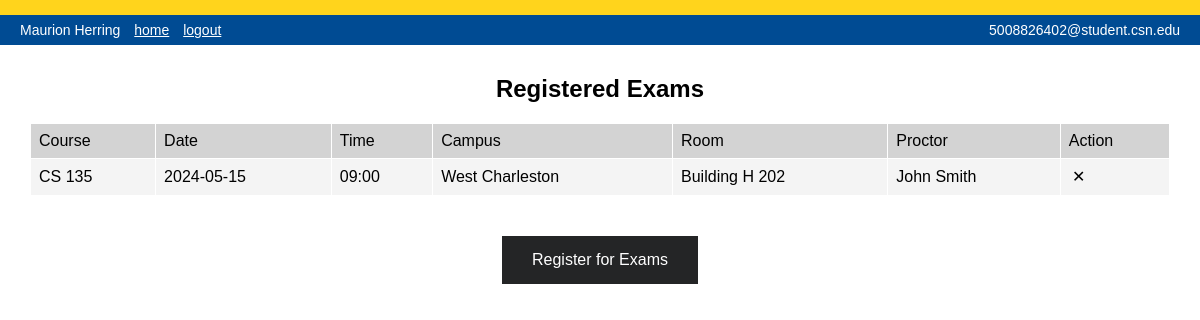
The app's page /registered_exams (signed in) with its own data.
### tables this page shows
CREATE TABLE EXAM_REGISTRATIONS (
    RegistrationID INTEGER PRIMARY KEY AUTOINCREMENT,
    StudentID INTEGER NOT NULL,
    Exam_ID INTEGER NOT NULL,
    RegistrationDate DATETIME DEFAULT CURRENT_TIMESTAMP,
    FOREIGN KEY (StudentID) REFERENCES STUDENTS(StudentID),
    FOREIGN KEY (Exam_ID) REFERENCES EXAMS(Exam_ID),
    UNIQUE(StudentID, Exam_ID)
);

CREATE TABLE EXAMS (
    Exam_ID INTEGER PRIMARY KEY AUTOINCREMENT,
    LocationID INTEGER NOT NULL,
    Exam_Name TEXT NOT NULL,
    ExamDate DATE NOT NULL,
    ExamTime TIME NOT NULL,
    ProctorID INTEGER NOT NULL,
    ExamCapacity INTEGER DEFAULT 20 CHECK (ExamCapacity <= 20),
    CurrentEnrollment INTEGER DEFAULT 0 CHECK (CurrentEnrollment <= ExamCapacity),
    Class TEXT NOT NULL,
    FOREIGN KEY (LocationID) REFERENCES LOCATION(LocationID),
    FOREIGN KEY (ProctorID) REFERENCES FACULTY(FacultyID)
);

CREATE TABLE LOCATION (
    LocationID INTEGER PRIMARY KEY AUTOINCREMENT,
    CampusName TEXT NOT NULL,
    Building TEXT NOT NULL,
    RoomNumber TEXT NOT NULL,
    UNIQUE(CampusName, Building, RoomNumber)
);

### app.py (the view)
@app.route('/registered_exams')
def registered_exams():
    if 'user_id' not in session or session.get('role') != 'Student':
        return redirect(url_for('login'))
    student = database.get_student_details(session['user_id'])
    if not student:
        return redirect(url_for('login'))
    registrations = database.get_student_exams(student['StudentID'])
    exam_count = database.get_registered_exam_count(student['StudentID'])
    return render_template('registered_exams.html',
                         registrations=registrations,
                         exam_count=exam_count)

### database.py (called while the page is built)
def get_db_connection():
    conn = sqlite3.connect(DATABASE)
    conn.row_factory = sqlite3.Row
    return conn

def get_student_details(auth_id):
    conn = get_db_connection()
    student = conn.execute("""
        SELECT
            s.*,
            a.CSN_Email as Email,
            a.Role
        FROM STUDENTS s
        JOIN AUTHENTICATION a ON s.Auth_ID = a.Auth_ID
        WHERE a.Auth_ID = ?
    """, (auth_id,)).fetchone()
    conn.close()
    return student

def get_registered_exam_count(student_id):
    conn = get_db_connection()
    try:
        count = conn.execute("""
            SELECT COUNT(*) as count
            FROM EXAM_REGISTRATIONS
            WHERE StudentID = ?
        """, (student_id,)).fetchone()
        return count['count']
    finally:
        conn.close()

def get_student_exams(student_id):
    conn = get_db_connection()
    try:
        exams = conn.execute("""
            SELECT
                e.*,
                l.CampusName,
                l.Building,
                l.RoomNumber,
                f.FirstName || ' ' || f.LastName as ProctorName,
                er.RegistrationDate
            FROM EXAM_REGISTRATIONS er
            JOIN EXAMS e ON er.Exam_ID = e.Exam_ID
            JOIN LOCATION l ON e.LocationID = l.LocationID
            JOIN FACULTY f ON e.ProctorID = f.FacultyID
            WHERE er.StudentID = ?
            ORDER BY e.ExamDate, e.ExamTime
        """, (student_id,)).fetchall()
        return exams
    finally:
        conn.close()

### templates/registered_exams.html (shortened to what this page needs)
<!DOCTYPE html>
<html lang="en">
	<head>
    	<link rel="stylesheet" href="{{ url_for('static', filename='CSS/sheet-styles.css') }}">
	</head>
	<body>
    	<div class="header-bar">
        	<div class="user-name">{{ session.name }}
        	<a href="{{ url_for('student_home') }}">home</a> <a href="{{ url_for('logout') }}">logout</a>
        	</div>
        	<div class="user-email">{{ session.email }}</div>
   	 	</div>
    	<div class="content">
            <h1>Registered Exams</h1>
            {% if registrations %}
       		<table>
				<tr>
			    	<th>Course</th>
			       	<th>Date</th>
			       	<th>Time</th>
			       	<th>Campus</th>
			       	<th>Room</th>
			       	<th>Proctor</th>
			       	<th>Action</th>
			    </tr>
                {% for exam in registrations %}
			    <tr>
			       	<td>{{ exam.Class }}</td>
			       	<td>{{ exam.ExamDate }}</td>
			       	<td>{{ exam.ExamTime }}</td>
			       	<td>{{ exam.CampusName }}</td>
			       	<td>{{ exam.Building }} {{ exam.RoomNumber }}</td>
			       	<td>{{ exam.ProctorName }}</td>
			       	<td>
                        <form method="POST" action="{{ url_for('cancel_registration', exam_id=exam.Exam_ID) }}" style="display:inline;">
                            <button type="submit" class="btn">✕</button>
                        </form>
                    </td>
			    </tr>
                {% endfor %}
       	 	</table>
            {% else %}
            <p>You have not registered for any exams yet.</p>
            {% endif %}
            <div style="text-align: center; margin-top: 20px;">
                <a href="{{ url_for('register_exam') }}" class="button">Register for Exams</a>
            </div>
    	</div>
	</body>
</html>

### static/CSS/sheet-styles.css (style rules this page uses)
* { margin:0; padding:0; box-sizing: border-box; font-family: arial; }
html { border-top: 15px solid #ffd41c; }
.header-bar { background-color: #004b93; height: 30px; width: 100%; position: fixed; top: 15px; left: 0; display: flex; align-items: center; justify-content: space-between; padding: 0 20px; box-sizing: border-box; z-index: 1000; }
.user-name { font-family: arial; font-size: 14px; color: white; }
.user-name a { color: white; margin-left: 10px; font-size: 14px; }
.user-email { font-family: arial; font-size: 14px; color: white; }
.button { display: inline-block; margin: 20px; padding: 15px 30px; background-color: #242526; color: white; text-decoration: none; font-size: 16px; }
.content { margin-top: 60px; width: 100%; }
h1 { text-align: center; margin: 20px 0; font-size: 24px; color: black; }
table { width: 95%; border-collapse: collapse; margin: 0 auto; }
th { background-color: #d3d3d3; font-weight: normal; text-align: left; padding: 8px; border: 1px solid #fff; }
td { padding: 8px; border: 1px solid #fff; background-color: #f4f4f4; }
.btn { background: none; border: none; color: black; cursor: pointer; font-family: Arial; font-size: 16px; padding: 0; margin: 0; width: 20px; height: 20px; line-height: 20px; display: block; text-align: center; }
table .btn { margin: 0 auto; }
table .btn { background: none; border: none; color: black; cursor: pointer; font-family: Arial; font-size: 16px; padding: 0; margin: 0; width: 20px; height: 20px; line-height: 20px; display: block; text-align: center; }

### records on screen
EXAM_REGISTRATIONS: Class "CS 135", ExamDate "2024-05-15", ExamTime "09:00", CampusName "West Charleston", Building "Building H", RoomNumber "202", ProctorName "John Smith"

### other values on screen
{{ session.name }} "Maurion Herring"
{{ session.email }} "5008826402@student.csn.edu"
